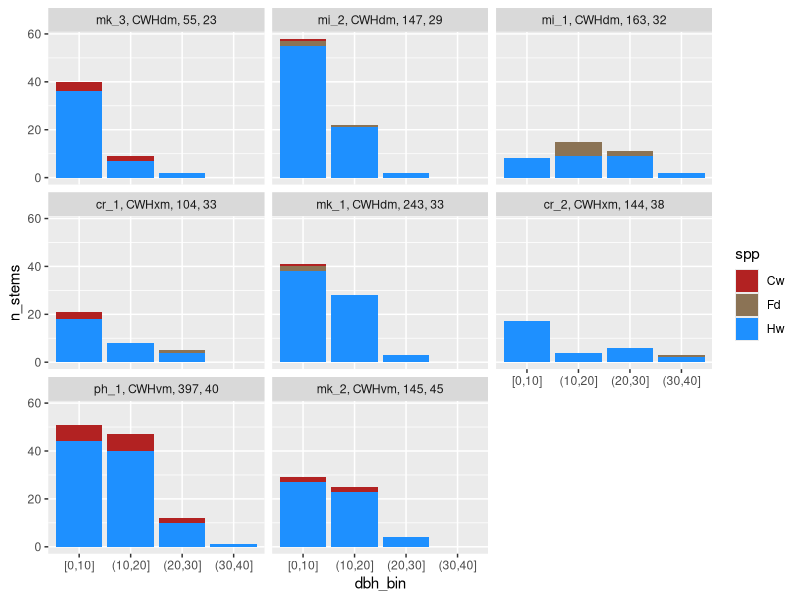
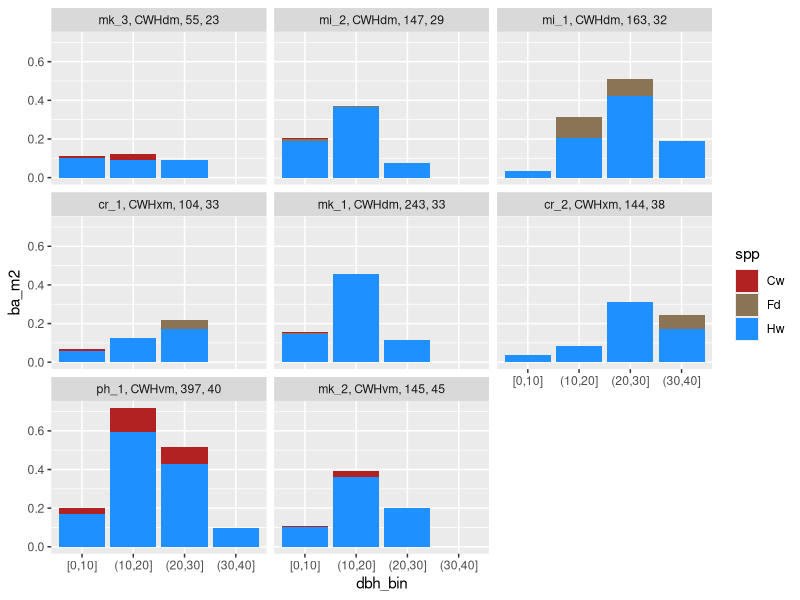
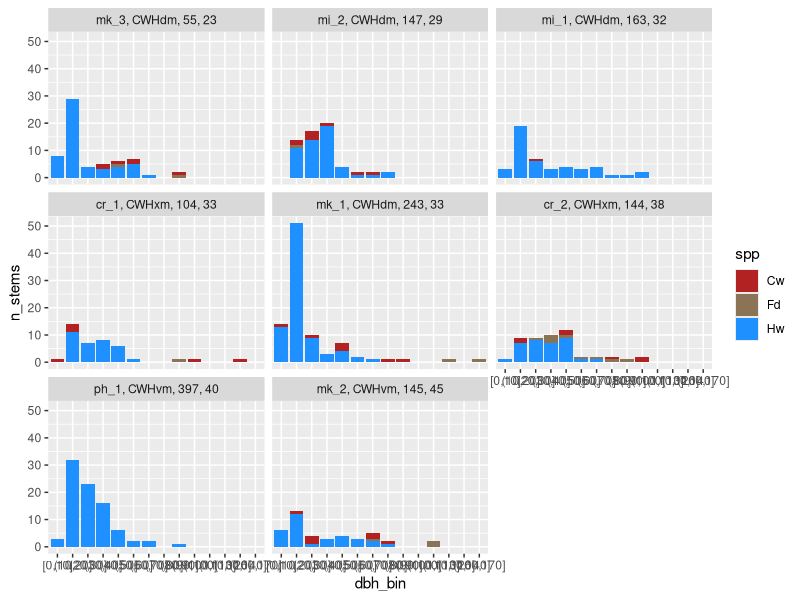
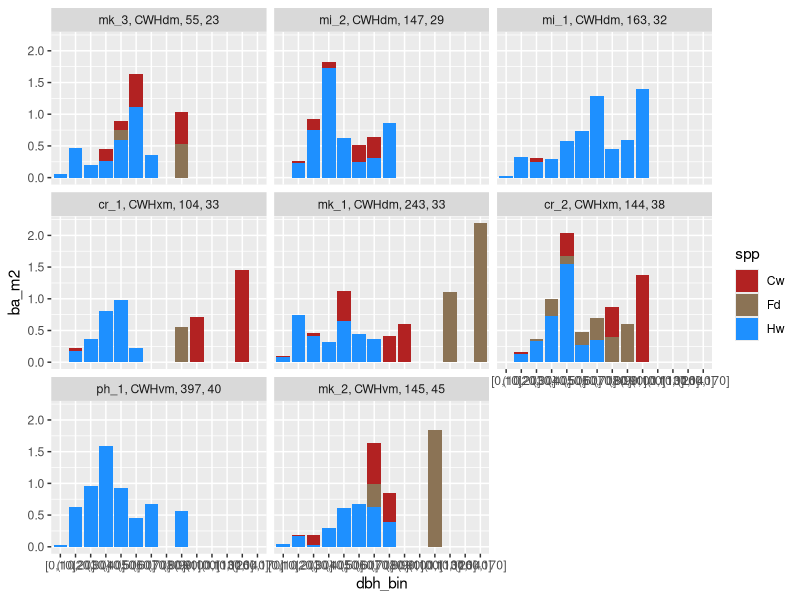
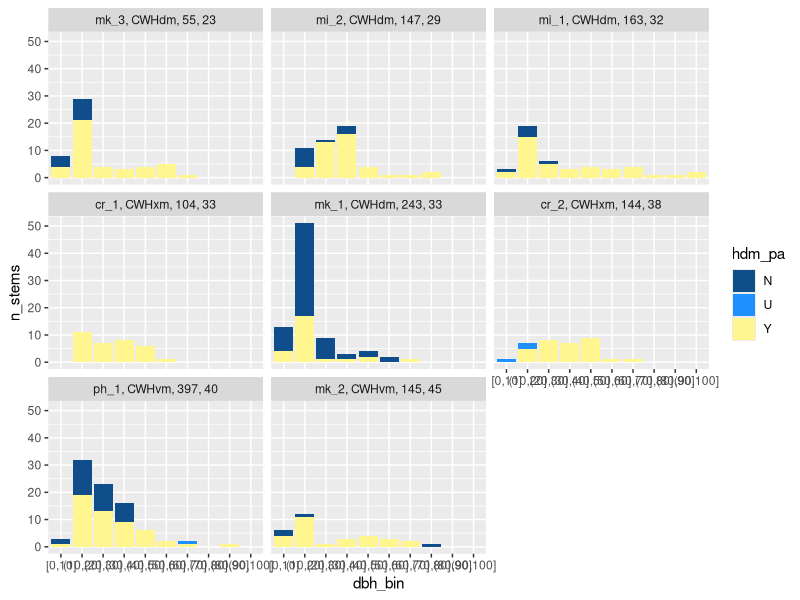
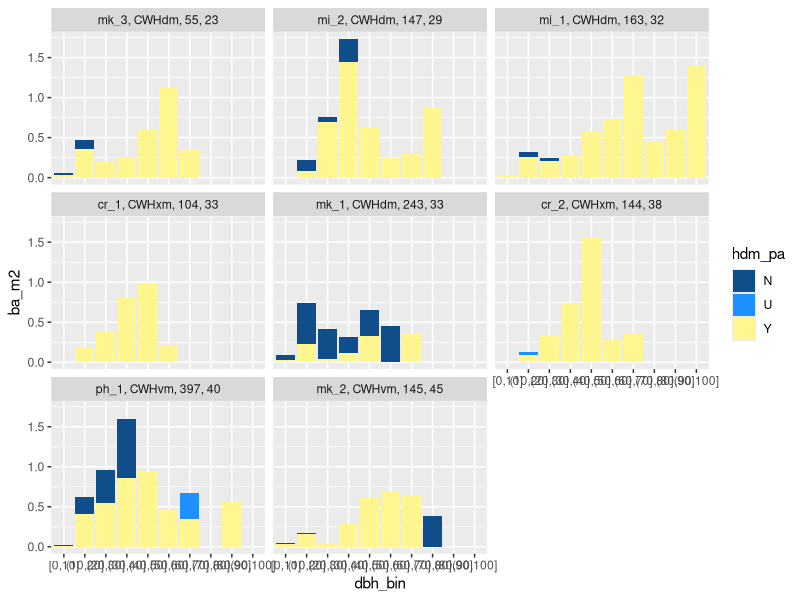
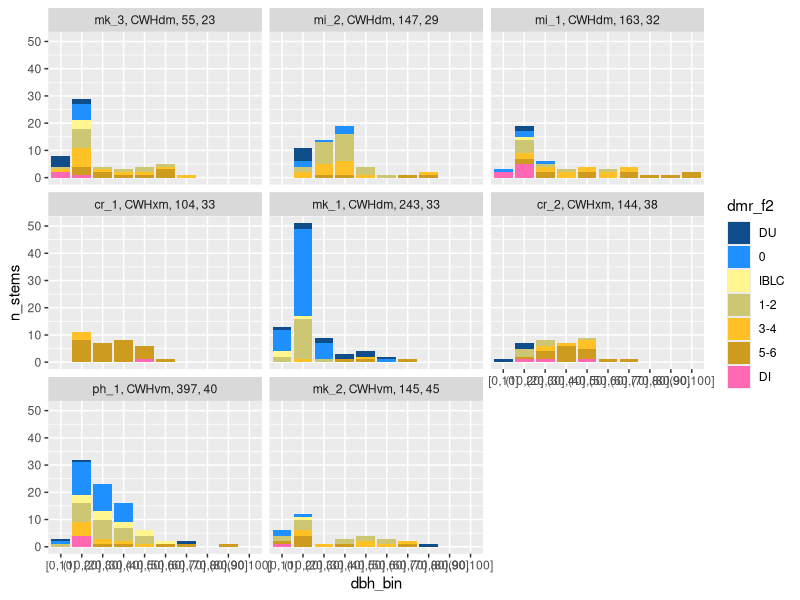
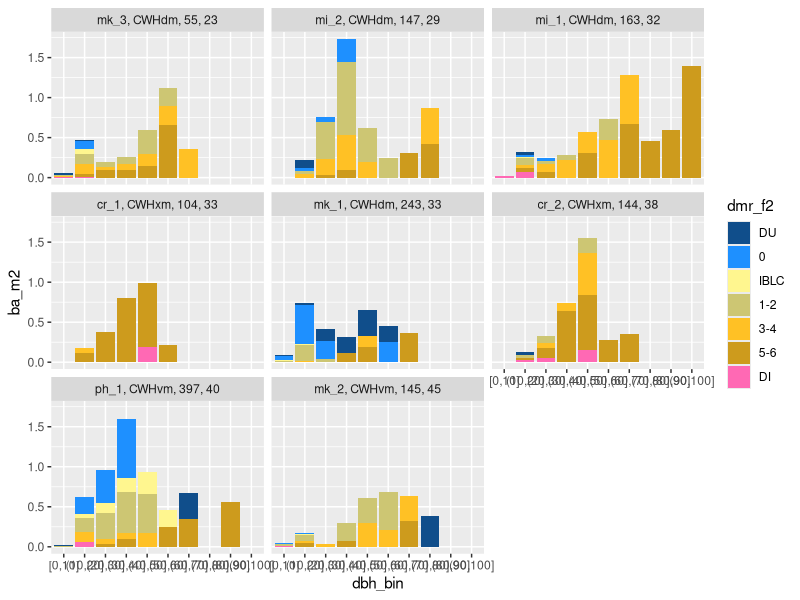

Source code (R) for these figures, in order: (Note: this script raises an error after producing the figures.)
## ---- chunk 1
rm(list=ls(all=TRUE))

#Load packages
library(tidyverse)
library(RColorBrewer)
## ---- chunk 2
#Read in data and inspect it
#Dataset 1: site data. 
##This contains variables at the site level. The key pieces for analysis are: year harvested and CWH subzone
site <- read_csv("data/cleaned/site data_10May2024.csv")
str(site)
summary(site)

#Make cluster and bec_sz factors
site <- site %>% mutate(across(c(cluster, bec_sz), ~as.factor(.)))
str(site)

#Dataset 2: tree data
##This contains data for each measured tree (mature and regen trees). The key variables for analysis are: dist_y_h
##Treats assessed_by var as a logical for some reason and throws up an error. Not a problem and not going to use this var
trees <- read_csv("data/workflow/trees_mapped.csv")
str(trees)

#Convert factor vars to factors: 
trees <- trees %>% mutate(across(
  c(site_id, spp, status, hdm_pa, b_lc, 
    broom_pa, broom_pos, stem_pa, crown_class, crown_cond, outside_10, assessed_by, tree_type, dmr_f),
  ~as.factor(.)))

#Convert plot_id and dmrs to integers
trees <- trees %>% mutate(across(
  c(plot_id, dmr_l, dmr_m, dmr_u, dmr), ~as.integer(.)))

str(trees)
## ---- chunk 3
#Calculate approximate age of regen. Sites assessed in 2023 so age = 2023 - year harvested
site <- site %>% mutate(age = 2023-yr_har)
site$age #luckily, got pretty good spread

#Combine/edit some variables that are informative for plotting
##1: a combined factor variable for plotting: site id + bec zone + age. Levels set so it is ordered by age.
##2: redefine the factor dmr variable so it has fewer levels and ascends logically from healthy to most infected
site <- site %>% unite(col = bec_z_sz, sep = "", c("bec_z", "bec_sz"), remove = FALSE) %>% 
  unite(col = id_bec_ag_f, sep = ", ", c("site_id", "bec_z_sz", "mature_Hw_age", "age"), remove = FALSE) %>% 
  mutate(id_bec_ag_f = factor(id_bec_ag_f, levels = c("mk_3, CWHdm, 55, 23",  "mi_2, CWHdm, 147, 29", "mi_1, CWHdm, 163, 32", 
                                                      "cr_1, CWHxm, 104, 33", "mk_1, CWHdm, 243, 33", "cr_2, CWHxm, 144, 38", 
                                                      "ph_1, CWHvm, 397, 40", "mk_2, CWHvm, 145, 45")))
levels(trees$dmr_f)
trees <- trees %>% mutate(dmr_f2 = case_when((dmr_f =="1" | dmr_f=="2") ~ "1-2", (dmr_f =="3" | dmr_f=="4") ~ "3-4", (dmr_f =="5" | 
                                    dmr_f=="6") ~ "5-6", .default = dmr_f))
trees <- trees %>% mutate(dmr_f2 = factor(dmr_f2, levels = c("-", "DU", "0","IBLC", "1-2", "3-4", "5-6", "DI")))
summary(trees$dmr_f2)

#Join to tree data: 
trees <- left_join(trees, select(site, id_bec_ag_f, age, site_id), by="site_id")
## ---- chunk 4
#spp colours Cw, Fd, Hw
colors_spp = c("firebrick", "burlywood4", "dodgerblue")

#hdm_pa colours. Didn't include a colour for non-Hw trees because not creating any plots with them and this variable here. 
levels(trees$hdm_pa)
colors_hdm_pa <- c("dodgerblue", "grey", "goldenrod1")

#dmr_f2 colours. Didn't include a colour for non-Hw trees because not creating any plots with them and this variable here. 
levels(trees$dmr_f2)
colors_dmr_f2 = c("dodgerblue4", "dodgerblue", "khaki1", "khaki3", "goldenrod1", "goldenrod3", "hotpink")
## ---- chunk 5
#Calculate basal area for each tree in m^2 (m^2 is how its usually expressed at the tree level)
##https://en.wikipedia.org/wiki/Basal_area
trees <- trees %>% mutate(ba_m2 = pi*((dbh/100)/2)^2)

#Create bins of diameter classes from dbh
##Default is for intervals to be half-open. They include the upper bound but not the lower bound. e.g. (10,20] includes 20 but (20, 30] does not
## https://stackoverflow.com/questions/41304960/how-to-create-breaks-using-the-cut-function-without-numbers-overlapping
trees <- trees %>% mutate(dbh_bin = cut(dbh, breaks = c(0, 10, 20, 30, 40, 50, 60, 70, 80, 90, 100, 
                                               110, 120, 130, 140, 150, 160, 170, 180), include.lowest = TRUE))

#Create dataset thats comparable between sites. Need to do two things: 
##At a few sites we mapped mature trees up to 15m from the edge, when the standard was 10m. Need to remove extra trees mapped outside 10m. 
##Regen transects are variable length. Filter to just trees within 15m (the shortest transect) so that we are comparing the same transect footprint at each site
trees_comp <- trees %>% filter(outside_10 =="N" | is.na(outside_10)) %>%
  filter(dist_y_h<=15 | is.na(dist_y_h))

#Subdivide data into mature and regen components
##Mature
mature_comp <- trees_comp %>% filter(tree_type=="mature") #mature trees
##Regen
regen_15 <- trees_comp %>% filter(tree_type == "regen") #regen trees 
## ---- chunk 6
#Calculate some basic site level metrics: basal area, number of stems
##Regen
##Regen transect footprint = 15x5m=75m2=0.0075ha (but three transects/site) so 0.0075*3 = 0.0225ha 
reg_ba_nstem <- regen_15 %>% group_by(id_bec_ag_f) %>% 
  summarise(reg_tot_ba_m2 = sum(ba_m2),  reg_nstem = n()) #calculate total BA and number of stems
reg_ba_nstem <- reg_ba_nstem %>% mutate(reg_tot_ba_m2ha = reg_tot_ba_m2/0.0225, #Add a columns with per hectare numbers for easy reading
                                     reg_nstem_ha = reg_nstem/0.0225) 
##Mature
##Mature component footprint = 55x10m =550m2=0.055ha. 
mat_ba_nstem <- mature_comp %>% group_by(id_bec_ag_f) %>% 
  summarise(mat_tot_ba_m2 = sum(ba_m2),  mat_nstem = n()) #calculate total BA and number of stems
mat_ba_nstem <- mat_ba_nstem %>% mutate(mat_tot_ba_m2ha = mat_tot_ba_m2/0.055, #Add a columns with per hectare numbers for easy reading
                                     mat_nstem_ha = mat_nstem/0.055) 

#Join these to site table
site <- left_join(site, reg_ba_nstem, by="id_bec_ag_f")
site <- left_join(site, mat_ba_nstem, by="id_bec_ag_f")

#Create a summary table, see how they compare:
site %>% select(id_bec_ag_f, reg_tot_ba_m2ha, reg_nstem_ha) %>% 
  arrange(reg_tot_ba_m2ha)
site %>% select(id_bec_ag_f, mat_tot_ba_m2ha, mat_nstem_ha) %>% 
  arrange(mat_tot_ba_m2ha)
####################

#Now break down basal area and nstems, by species and diameter class.
##Bit of a messy table, but graphed below
reg_struc <- regen_15 %>% group_by(id_bec_ag_f, spp, dbh_bin) %>% 
  summarise(ba_m2 = sum(ba_m2), n_stems = n()) %>% 
  complete(dbh_bin, fill=list(ba_m2=0, n_stems=0)) #add 0s in places there was no trees
mat_struc <- mature_comp %>% group_by(id_bec_ag_f, spp, dbh_bin) %>% 
  summarise(ba_m2 = sum(ba_m2), n_stems = n()) %>% 
  complete(dbh_bin, fill=list(ba_m2=0, n_stems=0))#add 0s in places there was no trees

#Filter to the three dominant conifer species to make comparisons easier.
##First check how much BA Hw, Cw and Fd make up together (also add Hw alone because its focal species)
###Regen
reg_hwcwfd_ba_m2 <- reg_struc %>% filter(spp %in% c("Hw", "Cw", "Fd")) %>% group_by(id_bec_ag_f) %>% 
  summarise(reg_hwcwfd_ba_m2 = sum(ba_m2)) #calculate total BA of just Hw, Cw, Fd at each site
reg_hw_ba_m2 <- reg_struc %>% filter(spp == "Hw") %>% group_by(id_bec_ag_f) %>% 
  summarise(reg_hw_ba_m2 = sum(ba_m2)) #calculate BA of Hw at each site

###Join variables back to site data
site <- left_join(site, reg_hwcwfd_ba_m2, by="id_bec_ag_f")
site <- left_join(site, reg_hw_ba_m2, by="id_bec_ag_f")
site <- site %>% mutate(p_reg_ba_hwcwfd = reg_hwcwfd_ba_m2/reg_tot_ba_m2, 
                        p_reg_ba_hw = reg_hw_ba_m2/reg_tot_ba_m2) #calculate proportion of ba made up by Hw, Cw, Fd and then Hw alone

###Mature
mat_tot_ba_m2 <- mat_struc %>% group_by(id_bec_ag_f) %>% 
  summarise(mat_tot_ba_m2 = sum(ba_m2)) #calculate total BA of maten
mat_hwcwfd_ba_m2 <- mat_struc %>% filter(spp %in% c("Hw", "Cw", "Fd")) %>% group_by(id_bec_ag_f) %>% 
  summarise(mat_hwcwfd_ba_m2 = sum(ba_m2)) #calculate total BA of just Hw, Cw, Fd
mat_hw_ba_m2 <- mat_struc %>% filter(spp == "Hw") %>% group_by(id_bec_ag_f) %>% 
  summarise(mat_hw_ba_m2 = sum(ba_m2)) #calculate BA of Hw

###Join variables back to site data
site <- left_join(site, mat_hwcwfd_ba_m2, by="id_bec_ag_f")
site <- left_join(site, mat_hw_ba_m2, by="id_bec_ag_f")
site <- site %>% mutate(p_mat_ba_hwcwfd = mat_hwcwfd_ba_m2/mat_tot_ba_m2,
                         p_mat_ba_hw = mat_hw_ba_m2/mat_tot_ba_m2) #calculate proportion of ba made up by Hw, Cw, Fd and then Hw alone

##Create summary table. Hw, Cw, Fd make up between 78-100% of regen basal area, and 88-100% of mature basal area. So filtering seems reasonable.
## Hw makes up between 66 and 95% in regen and 38% and 97% in mature component. Mature component interesting - not the same inoculum pressure.
site %>% select(id_bec_ag_f, reg_tot_ba_m2, reg_hwcwfd_ba_m2, reg_hw_ba_m2, p_reg_ba_hwcwfd, p_reg_ba_hw) %>% 
  arrange(reg_tot_ba_m2)
site %>% select(id_bec_ag_f, mat_tot_ba_m2, mat_hwcwfd_ba_m2, mat_hw_ba_m2, p_mat_ba_hwcwfd, p_mat_ba_hw) %>% 
  arrange(mat_tot_ba_m2)

##Filter
reg_struc <- filter(reg_struc, spp %in% c("Hw", "Cw", "Fd"))
mat_struc <- filter(mat_struc, spp %in% c("Hw", "Cw", "Fd"))

#Make some plots:
levels(reg_struc$spp)
##Regen
reg_struc <- reg_struc %>% filter(ba_m2>0) #Remove rows with 0 because R will plot all dbh intervals (up to 180cm)
ggplot(reg_struc, aes(x=dbh_bin, y=n_stems, fill=spp)) + geom_bar(position="stack", stat="identity") + 
  facet_wrap(vars(id_bec_ag_f)) + scale_fill_manual(values = colors_spp)
ggplot(reg_struc, aes(x=dbh_bin, y=ba_m2, fill=spp)) + geom_bar(position="stack", stat="identity") + 
  facet_wrap(vars(id_bec_ag_f)) + scale_fill_manual(values = colors_spp)

##Mature
mat_struc <- mat_struc %>% filter(ba_m2>0) #Remove rows with 0 because R will plot all dbh intervals (up to 180cm)
ggplot(mat_struc, aes(x=dbh_bin, y=n_stems, fill=spp)) + geom_bar(position="stack", stat="identity") + 
  facet_wrap(vars(id_bec_ag_f)) + scale_fill_manual(values = colors_spp)
ggplot(mat_struc, aes(x=dbh_bin, y=ba_m2, fill=spp)) + geom_bar(position="stack", stat="identity") + 
  facet_wrap(vars(id_bec_ag_f)) + scale_fill_manual(values = colors_spp)
## ---- chunk 7
#Filter to just Hw trees
mat_hw <- mature_comp %>% filter(spp=="Hw") #mature trees

#Start simple. Calculate: basal area of infected trees at each site
mat_inf_ba_m2 <- mat_hw %>% filter(hdm_pa =="Y") %>% group_by(id_bec_ag_f) %>% summarise(mat_inf_ba_m2 = sum(ba_m2))
site <- left_join(site, mat_inf_ba_m2, by="id_bec_ag_f") #join variables back to site data
site <- site %>% mutate(p_mat_hw_ba_inf = mat_inf_ba_m2/mat_hw_ba_m2) #calculate the proportion of Hw basal area that's infected at each site

#Create a summary table. 
site %>% select(id_bec_ag_f, mat_hw_ba_m2, mat_inf_ba_m2, p_mat_hw_ba_inf) %>% #summary table sorted by proportion of BA infected
  arrange(p_mat_hw_ba_inf) 

#Now break down basal area and # stems by site, presence/absece of hdm and diameter class
mat_hdmpa <- mat_hw %>% group_by(id_bec_ag_f, hdm_pa, dbh_bin) %>% 
  summarise(ba_m2 = sum(ba_m2), n_stems = n()) %>% complete(dbh_bin, fill=list(ba_m2=0, n_stems=0))

##Graph this across diameter classes
mat_hdmpa <- mat_hdmpa %>% filter(ba_m2>0) #Remove rows with 0 because R will plot all dbh intervals (up to 180cm)
ggplot(mat_hdmpa, aes(x=dbh_bin, y=n_stems, fill=hdm_pa)) + geom_bar(position="stack", stat="identity") + 
  facet_wrap(vars(id_bec_ag_f)) + scale_fill_manual(values = colors_dmr_f2)
ggplot(mat_hdmpa, aes(x=dbh_bin, y=ba_m2, fill=hdm_pa)) + geom_bar(position="stack", stat="identity") + 
  facet_wrap(vars(id_bec_ag_f)) + scale_fill_manual(values = colors_dmr_f2)

#Do the same but by DMR
mat_dmr <- mat_hw %>% group_by(id_bec_ag_f, dmr_f2, dbh_bin) %>% 
  summarise(ba_m2 = sum(ba_m2), n_stems = n()) %>% complete(dbh_bin, fill=list(ba_m2=0, n_stems=0))

#Graph this across diameter classes
mat_dmr <- mat_dmr %>% filter(ba_m2>0) #Remove rows with 0 because R will plot all dbh intervals (up to 180cm)
ggplot(mat_dmr, aes(x=dbh_bin, y=n_stems, fill=dmr_f2)) + geom_bar(position="stack", stat="identity") + 
  facet_wrap(vars(id_bec_ag_f)) + scale_fill_manual(values = colors_dmr_f2)
ggplot(mat_dmr, aes(x=dbh_bin, y=ba_m2, fill=dmr_f2)) + geom_bar(position="stack", stat="identity") + 
  facet_wrap(vars(id_bec_ag_f)) + scale_fill_manual(values = colors_dmr_f2)
## ---- chunk 8
#Filter full dataset (not trees_comp which filters transects to <15m)
reg_hw <- trees %>% filter(tree_type == "regen" & spp=="Hw") #Hemlock regen trees 

#Start simple again, just calculate basal area infected at each site
reg_inf_ba_m2 <- reg_hw %>% filter(hdm_pa =="Y") %>% group_by(id_bec_ag_f) %>% summarise(reg_inf_ba_m2 = sum(ba_m2))
reg_15_inf_ba_m2 <- regen_15 %>% filter(hdm_pa =="Y") %>% group_by(id_bec_ag_f) %>% summarise(reg_15_inf_ba_m2 = sum(ba_m2))
site <- left_join(site, reg_inf_ba_m2, by="id_bec_ag_f") #join variables back to site data
site <- left_join(site, reg_15_inf_ba_m2, by="id_bec_ag_f")
site <- site %>% mutate(p_reg_15_ba_inf = reg_15_inf_ba_m2/reg_tot_ba_m2)

#Create a summary table. 
site %>% select(id_bec_ag_f, reg_hw_ba_m2, reg_inf_ba_m2, reg_15_inf_ba_m2, p_reg_15_ba_inf) %>% 
  arrange(reg_15_inf_ba_m2) #summary table sorted by portion of BA infected within 15m of edge

#Create a plot relating basal area infected in mature component to basal area infected in the regen
ggplot(site, aes(x=mat_inf_ba_m2, y=reg_inf_ba_m2, color=id_bec_ag_f)) + 
  geom_point()
## Can't really see anything, too few datapoints, but my sense is that inocukum pressure is going to be the key variable

#Do some plotting looking at HDM infection vs distance from the edge
##Break up dist_y_h into intervals. Need these to make barcharts
summary(reg_hw$dist_y_h)
reg_hw <- reg_hw %>% mutate(dist_y_h_bin = cut(dist_y_h, breaks = c(0, 5, 10, 15, 20, 25, 30, 35), include.lowest = TRUE))
levels(reg_hw$dist_y_h_bin)

##Summarize basal area and the # stems by site, presence/absence of hdm and distance from the edge (in the 5m intervals created above)
reg_hdmpa <- reg_hw %>% group_by(id_bec_ag_f, hdm_pa, crown_class, dist_y_h_bin) %>% 
  summarise(ba_m2 = sum(ba_m2), n_stems = n()) %>% 
  complete(dist_y_h_bin, fill=list(ba_m2=0, n_stems=0))

##Plot nstems and basal area vs. distance from the edge, coloured by presence/absence of hdm infection
ggplot(reg_hdmpa, aes(x=dist_y_h_bin, y=n_stems, fill=hdm_pa)) + geom_bar(position="stack", stat="identity") + 
  facet_wrap(vars(id_bec_ag_f)) + scale_fill_manual(values = colors_hdm_pa)
ggplot(reg_hdmpa, aes(x=dist_y_h_bin, y=ba_m2, fill=hdm_pa)) + geom_bar(position="stack", stat="identity") + 
  facet_wrap(vars(id_bec_ag_f)) + scale_fill_manual(values = colors_hdm_pa)

##Do the same but with DMR. 
reg_dmr <- reg_hw %>% group_by(id_bec_ag_f, dmr_f2, crown_class, dist_y_h_bin) %>% 
  summarise(ba_m2 = sum(ba_m2), n_stems = n()) %>% 
  complete(dist_y_h_bin, fill=list(ba_m2=0, n_stems=0))

##Plot nstems and basal area across distance from the edge, coloured by presence/absence of hdm infection
ggplot(reg_dmr, aes(x=dist_y_h_bin, y=n_stems, fill=dmr_f2)) + geom_bar(position="stack", stat="identity") + 
  facet_wrap(vars(id_bec_ag_f)) + scale_fill_manual(values = colors_dmr_f2)
ggplot(reg_dmr, aes(x=dist_y_h_bin, y=ba_m2, fill=dmr_f2)) + geom_bar(position="stack", stat="identity") + 
  facet_wrap(vars(id_bec_ag_f)) + scale_fill_manual(values = colors_dmr_f2)

#Do some plotting to see if you can pick up patterns that relate the basal area of infected regen to site level variables
##Relating basal area infected by distance from the edge to site age
reg_inf_ag <- reg_hw %>% filter(hdm_pa=="Y") %>% 
  group_by(id_bec_ag_f, age, dist_y_h_bin) %>% summarise(reg_inf_ba_m2 = sum(ba_m2)) %>% 
  complete(dist_y_h_bin, fill=list(reg_inf_ba_m2=0))
ggplot(reg_inf_ag, aes(x=dist_y_h_bin, y=reg_inf_ba_m2, color = age, group = id_bec_ag_f)) + 
  geom_point() + geom_line()
##Relating basal area infected by distance from the edge to basal area infected in mature component
reg_inf_matinf <- reg_hw %>% filter(hdm_pa=="Y") %>% 
  group_by(id_bec_ag_f, dist_y_h_bin) %>% summarise(reg_inf_ba_m2 = sum(ba_m2)) %>% 
  complete(dist_y_h_bin, fill=list(reg_inf_ba_m2=0))
reg_inf_matinf <- left_join(reg_inf_matinf, select(site, id_bec_ag_f, mat_inf_ba_m2))
ggplot(reg_inf_matinf, aes(x=dist_y_h_bin, y=reg_inf_ba_m2, color = mat_inf_ba_m2, group = id_bec_ag_f)) + 
  geom_point() + geom_line()
## ---- chunk 9
#Spread metrics
spread_metrics <- regen %>% filter(hdm_pa == "Y") %>% group_by(site_id, plot_id) %>% 
  summarise(q75 = quantile(dist_y_h, probs = c(0.75)), ba_inf=sum(ba_m2))
spread_metrics <- left_join(spread_metrics, select(site, age, site_id), by="site_id")

ggplot(spread_metrics, aes(x=age, y=q75)) + geom_point(aes(col=site_id)) + 
  geom_smooth(method=lm, se = FALSE) + ggtitle("75 percentile dist of infected Hw vs age")
ggplot(filter(spread_metrics, site_id!="mk_3"), aes(x=age, y=q75)) + geom_point(aes(col=site_id)) + 
  geom_smooth(method=lm, se = FALSE) + ggtitle("75 percentile dist of infected Hw vs age, minus outlier")


####################################

#Plot basal area by species at each site
ggplot(mature, aes(x=site_id, y=ba_m2, fill=spp)) + geom_bar(position="stack", stat="identity")
ggplot(regen, aes(x=site_id, y=ba_m2, fill=spp)) + geom_bar(position="stack", stat="identity")

#Plot basal area of infected vs. uninfected hemlock
mature_hw <- mature %>% filter(spp=="Hw")
regen_hw <- regen_15 %>% filter(spp=="Hw")

ggplot(mature_hw, aes(x=site_id, y=ba_m2, fill=hdm_pa)) + geom_bar(position="stack", stat="identity")  + 
  scale_fill_manual(values = c('#2c7bb6', '#fdae61', '#d7191c'))
ggplot(regen_hw, aes(x=site_id, y=ba_m2, fill=hdm_pa)) + geom_bar(position="stack", stat="identity") + 
  scale_fill_manual(values = c('#2c7bb6', '#fdae61', '#d7191c'))

#Start to build a dataframe at the transect level for plotting
tran <- trees %>% filter(tree_type=="regen") %>% select(site_id, plot_id) %>% 
  distinct() #step 1: two columns, site_id and plot_id
tran <- left_join(tran, select(site, age, cluster, bec_sz, site_id), 
                  by="site_id") #step 2: add site level variables
#step 3: calculate some metrics of spread
#metric 1: 75% percentiles of infected trees for each transect (i.e. the distance where 75% of the infected trees are between there and the mature component)
#metric 2: basal area infected
spread_metrics <- regen %>% filter(hdm_pa == "Y") %>% group_by(plot_id) %>% 
  summarise(q75 = quantile(dist_y_h, probs = c(0.75)), ba_inf=sum(ba_m2))
ba_15_inf <- regen %>% filter(hdm_pa == "Y" & dist_y_h<15) %>% group_by(plot_id) %>% 
  summarise(ba_15_inf = sum(ba_m2))
ba_15_tot <- regen %>% filter(dist_y_h<15) %>% group_by(plot_id) %>% summarise(ba_15_tot = sum(ba_m2))
tran <- left_join(tran, spread_metrics, by="plot_id")
tran <- left_join(tran, ba_15_inf, by="plot_id")
tran <- left_join(tran, ba_15_tot, by="plot_id")
tran <- tran %>% replace_na(list(q75 = 0, ba_inf = 0, ba_15_inf=0)) #replace NAs with 0
tran <- tran %>% mutate(p_ba_15_inf = ba_15_inf/ba_15_tot)

#Scatterplots
ggplot(tran, aes(x=age, y=q75)) + geom_point(aes(col=site_id)) + 
  geom_smooth(method=lm, se = FALSE) + ggtitle("75 percentile dist of infected Hw vs age")
ggplot(filter(tran, site_id!="mk_3"), aes(x=age, y=q75)) + geom_point(aes(col=site_id)) + 
  geom_smooth(method=lm, se = FALSE) + ggtitle("75 percentile dist of infected Hw vs age, minus outlier")
ggplot(tran, aes(x=age, y=ba_inf)) + geom_point(aes(col=site_id)) + 
  geom_smooth(method=lm, se=FALSE) + ggtitle("basal area infected Hw vs age")
ggplot(filter(tran, site_id!="mk_3"), aes(x=age, y=ba_inf)) + geom_point(aes(col=site_id)) + 
  geom_smooth(method=lm, se=FALSE) + ggtitle("basal area infected Hw vs age, minus outlier")
ggplot(tran, aes(x=age, y=p_ba_15_inf)) + geom_point(aes(col=site_id)) + 
  geom_smooth(method=lm, se=FALSE) + ggtitle("basal area infected Hw vs age, minus outlier")
